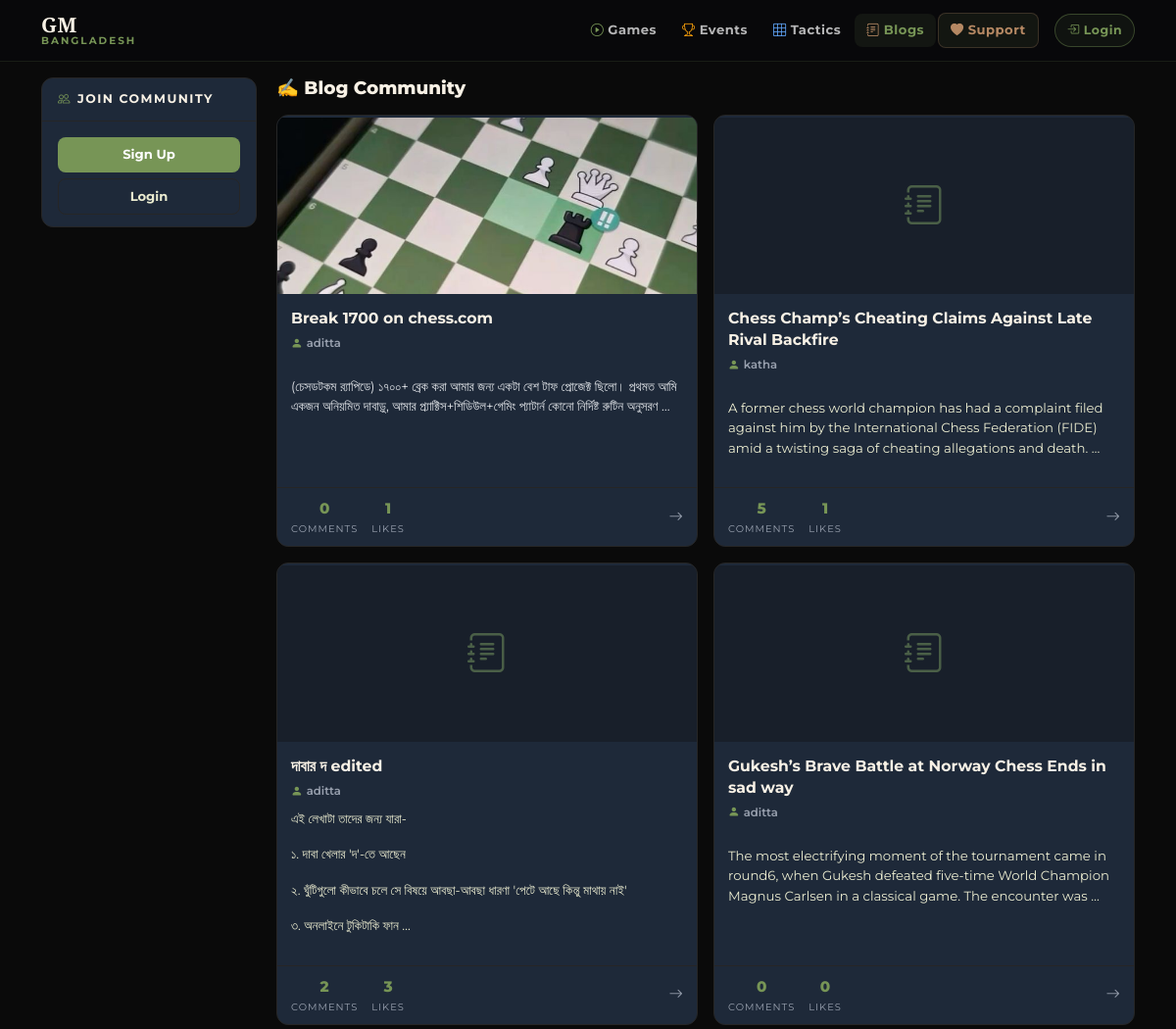
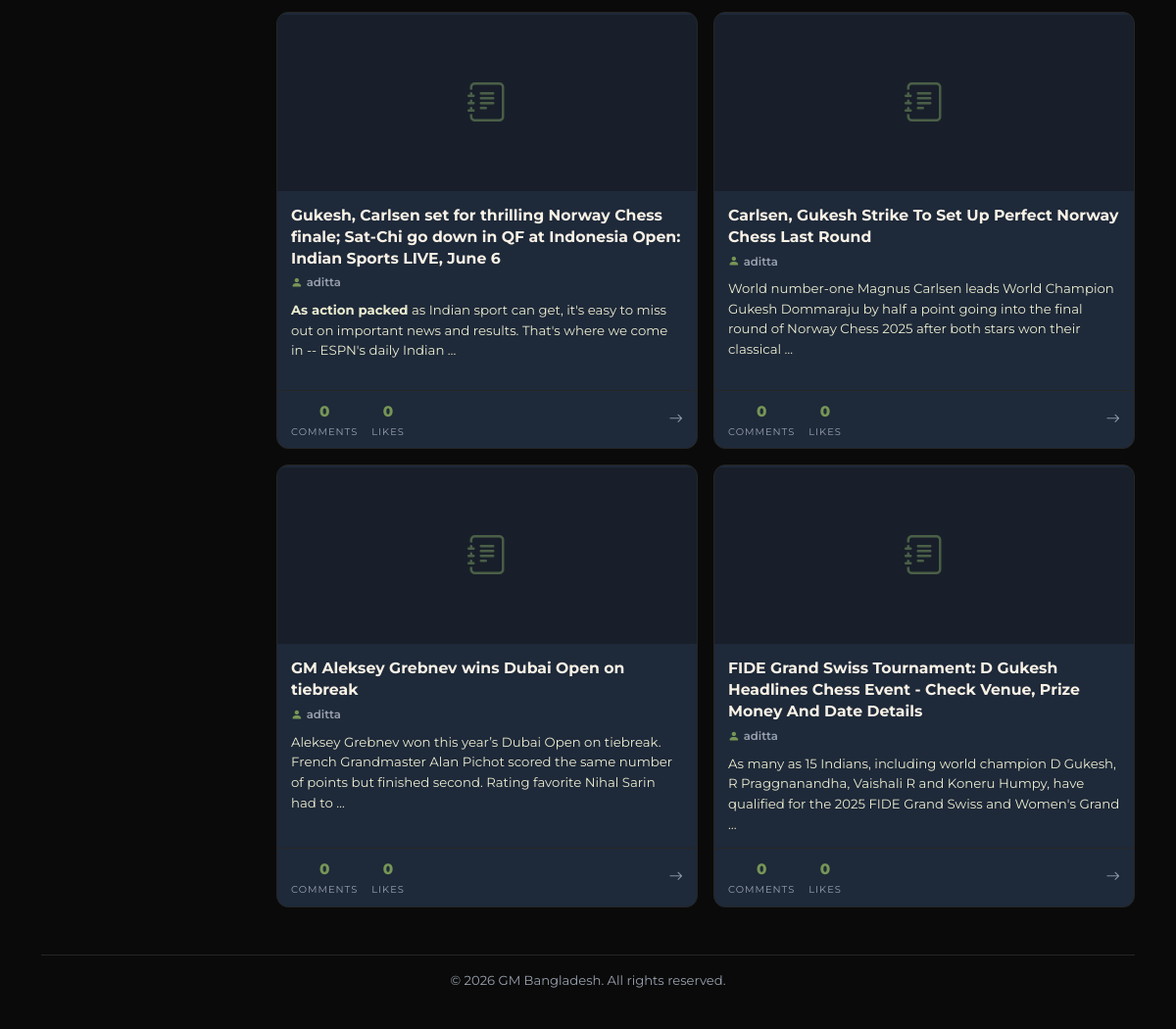
The app's page /blogs/ with its own data (2 pictures, top to bottom).
### news/models.py (models this page shows, shortened)
class Article(models.Model):
    title = models.CharField(max_length=200)
    slug = models.SlugField(unique=True, blank=True, max_length=200)
    content = CKEditor5Field('Text', config_name='extends')
    author = models.ForeignKey('auth.User', on_delete=models.CASCADE)
    image = models.ImageField(upload_to='articles/', blank=True, null=True)
    published_at = models.DateTimeField(auto_now_add=True)
    is_big_news = models.BooleanField(default=False)
    likes = models.ManyToManyField(User, related_name="liked_articles", blank=True)

### news/views.py (the view)
# urls.py: path('blogs/', views.all_blogs, name='all_blogs'),
def all_blogs(request):
    blogs = Article.objects.all().order_by('-published_at')  # newest first
    return render(request, 'news/article_list.html', {'blogs': blogs})

### news/templatetags/nw_filter.py (called while the page is built)
@register.filter(name='remove_img_tags')
def remove_img_tags(value):
    return re.sub(r'<img[^>]*>', '', value)

### news/templates/news/article_list.html (shortened to what this page needs)
{% extends "news/base.html" %}
{% load nw_filter %}
{% block content %}
<div class="blogs-layout">
  <div class="sidebar-panel">
    {% if request.user.is_authenticated %}
    <div class="sidebar-header">
      <i class="bi bi-journal-text"></i> {{ request.user.username }}'s Blog
    </div>
    <div class="sidebar-links">
      <a href="{% url 'user_blogs' request.user.username %}" class="sidebar-link">
        <i class="bi bi-person-lines-fill"></i> My Blogs
      </a>
      <a href="{% url 'all_blogs' %}" class="sidebar-link">
        <i class="bi bi-collection"></i> All Blogs
      </a>
    </div>
    <div class="sidebar-divider"></div>
    <a href="{% url 'write_article' %}" class="create-post-btn">
      <i class="bi bi-plus-circle"></i> Create Post
    </a>
    {% else %}
    <div class="sidebar-header">
      <i class="bi bi-people"></i> Join Community
    </div>
    <div style="padding:12px 8px 8px;">
      <a href="{% url 'register' %}" class="auth-btn auth-btn-primary">Sign Up</a>
      <a href="{% url 'login' %}"    class="auth-btn auth-btn-outline" style="margin-top:6px;display:block;text-align:center;text-decoration:none;padding:8px;border-radius:8px;border:1px solid var(--border);color:var(--chess-secondary);font-size:0.82rem;font-weight:700;">Login</a>
    </div>
    {% endif %}
  </div>
  <div>
    <div class="page-heading-row">
      <h2 class="page-heading">✍️ Blog Community</h2>
    </div>
    {% if blogs %}
    <div class="blog-grid">
      {% for blog in blogs %}
      <a href="{% url 'article_detail' slug=blog.slug %}" class="blog-card">
        {% if blog.image %}
        <img src="{{ blog.image.url }}" class="blog-card-img" alt="{{ blog.title }}">
        {% else %}
        <div class="blog-img-placeholder">
          <i class="bi bi-journal-text"></i>
        </div>
        {% endif %}
        <div class="blog-card-body">
          <div class="blog-card-title">{{ blog.title }}</div>
          <div class="blog-card-meta">
            <i class="bi bi-person-fill"></i> {{ blog.author.username }}
          </div>
          <div class="blog-card-excerpt">
            {{ blog.content|remove_img_tags|truncatewords:28|safe }}
          </div>
        </div>
        <div class="blog-card-footer">
          <div class="blog-card-stats">
            <div class="blog-stat">
              <span class="blog-stat-value">{{ blog.comments.count }}</span>
              <span class="blog-stat-label">Comments</span>
            </div>
            <div class="blog-stat">
              <span class="blog-stat-value">{{ blog.likes.count }}</span>
              <span class="blog-stat-label">Likes</span>
            </div>
          </div>
          <i class="bi bi-arrow-right blog-card-arrow"></i>
        </div>
      </a>
      {% endfor %}
    </div>
    {% endif %}
  </div>
</div>
{% endblock %}

### news/templates/news/base.html (style rules this page uses)
:root { --chess-dark: oklch(14.5% 0 0); --navbar-color: #09090b; --chess-light: #f8f1e5; --chess-primary: #779556; --chess-secondary: #ebecd0; --chess-accent: #b58863; --chess-red: #c84b4b; --dark-gray: #2a2a2a; --slate-gray: #4b4b4b; --light-gray: #a3a3a3; --warm-accent: #d76a6a; --cool-accent: #6aa8d7; --warm-orange: #d87a2a; --cool-teal: #2aa6a6; --card-color: oklch(27.8% .033 256.848); --color-gray-400: oklch(70.7% .022 261.325); --border: oklch(26.9% 0 0); --status: oklch(52.7% .154 150.069); --box: #232323; --move: #ebebeb; --move-hover: #b9b9b9; --move-active: #292b32b3; --notation-box: #0f1013b3; }
html, body { height: 100%; font-family: 'Montserrat', sans-serif; }
body { display: flex; flex-direction: column; background-color: var(--chess-dark); color: var(--chess-light); }
a { text-decoration: none; color: var(--chess-light); }

### news/templates/news/article_list.html (style rules this page uses)
.blogs-layout { display: grid; grid-template-columns: 220px 1fr; gap: 20px; align-items: start; }
.sidebar-panel { background: var(--card-color); border: 1px solid var(--border); border-radius: 12px; overflow: hidden; position: sticky; top: 16px; }
.sidebar-header { padding: 12px 16px; border-bottom: 1px solid var(--border); font-size: 0.78rem; font-weight: 700; letter-spacing: 1.5px; text-transform: uppercase; color: var(--chess-light); display: flex; align-items: center; gap: 6px; }
.sidebar-header i { color: var(--chess-primary); }
.auth-btn { display: block; width: calc(100% - 16px); margin: 4px 8px; padding: 8px; border-radius: 8px; font-size: 0.82rem; font-weight: 700; text-align: center; text-decoration: none; transition: all 0.18s; }
.auth-btn-primary { background: var(--chess-primary); color: #fff; border: none; }
.auth-btn-outline { background: transparent; color: var(--chess-secondary); border: 1px solid var(--border); }
.page-heading-row { display: flex; align-items: center; justify-content: space-between; margin-bottom: 16px; }
.page-heading { font-size: 1.15rem; font-weight: 800; color: var(--chess-light); margin: 0; }
.blog-grid { display: grid; grid-template-columns: repeat(auto-fill, minmax(290px, 1fr)); gap: 16px; }
.blog-card { background: var(--card-color); border: 1px solid var(--border); border-radius: 12px; overflow: hidden; display: flex; flex-direction: column; text-decoration: none; color: var(--chess-light); transition: transform 0.2s ease, border-color 0.2s ease, box-shadow 0.2s ease; animation: fadeInUp 0.45s ease-out both; }
.blog-card:nth-child(1) { animation-delay: 0.04s; }
.blog-card:nth-child(2) { animation-delay: 0.08s; }
.blog-card:nth-child(3) { animation-delay: 0.12s; }
.blog-card:nth-child(4) { animation-delay: 0.16s; }
.blog-card:nth-child(5) { animation-delay: 0.20s; }
.blog-card:nth-child(6) { animation-delay: 0.24s; }
.blog-card::before { content: ''; display: block; height: 2px; background: var(--chess-primary); opacity: 0; transition: opacity 0.2s; }
.blog-card-img { width: 100%; height: 180px; object-fit: cover; display: block; transition: transform 0.3s ease; }
.blog-img-placeholder { height: 180px; display: flex; align-items: center; justify-content: center; background: oklch(20% 0.015 256); color: var(--chess-primary); font-size: 2.5rem; opacity: 0.5; }
.blog-card-body { padding: 14px; flex: 1; display: flex; flex-direction: column; }
.blog-card-title { font-size: 0.98rem; font-weight: 700; color: var(--chess-light); line-height: 1.4; margin-bottom: 6px; }
.blog-card-meta { font-size: 0.73rem; color: var(--color-gray-400); font-weight: 600; margin-bottom: 8px; display: flex; align-items: center; gap: 4px; }
.blog-card-meta i { color: var(--chess-primary); }
.blog-card-excerpt { font-size: 0.83rem; color: var(--chess-secondary); line-height: 1.55; flex: 1; }
.blog-card-footer { padding: 10px 14px; border-top: 1px solid var(--border); display: flex; align-items: center; justify-content: space-between; }
.blog-card-stats { display: flex; gap: 14px; }
.blog-stat { display: flex; flex-direction: column; align-items: center; gap: 1px; }
.blog-stat-value { font-size: 0.95rem; font-weight: 800; color: var(--chess-primary); }
.blog-stat-label { font-size: 0.62rem; letter-spacing: 1px; text-transform: uppercase; color: var(--color-gray-400); }
.blog-card-arrow { color: var(--color-gray-400); font-size: 0.9rem; transition: all 0.15s; }

### records on screen
Article: image (picture), title "Break 1700 on chess.com", author.username "aditta", content|remove_img_tags "(চেসডটকম র‍্যাপিডে) ১৭০০+ ব্রেক করা আমার জন্য একটা বেশ টাফ প্রোজেক্ট ছিলো। প্রথমত আমি একজন অনিয়মিত দাবাড়ু, আমার প্র্যাক্টিস+শিডিউল+গেমিং প্যাটার্ন কোনো নির্দিষ্ট রুটিন অনুসরণ …", comments.count "0", likes.count "1"
Article: title "Chess Champ’s Cheating Claims Against Late Rival Backfire", author.username "katha", content|remove_img_tags "A former chess world champion has had a complaint filed against him by the International Chess Federation (FIDE) amid a twisting saga of cheating allegations and death. …", comments.count "5", likes.count "1"
Article: title "দাবার দ edited", author.username "aditta", content|remove_img_tags "এই লেখাটা তাদের জন্য যারা- ১. দাবা খেলার 'দ'-তে আছেন ২. ঘুঁটিগুলো কীভাবে চলে সে বিষয়ে আবছা-আবছা ধারণা 'পেটে আছে কিন্তু মাথায় নাই' ৩. অনলাইনে টুকিটাকি ফান …", comments.count "2", likes.count "3"
Article: title "Gukesh’s Brave Battle at Norway Chess Ends in sad way", author.username "aditta", content|remove_img_tags "The most electrifying moment of the tournament came in round6, when Gukesh defeated five-time World Champion Magnus Carlsen in a classical game. The encounter was …", comments.count "0", likes.count "0"
Article: title "Gukesh, Carlsen set for thrilling Norway Chess finale; Sat-Chi go down in QF at Indonesia Open: Indian Sports LIVE, June 6", author.username "aditta", content|remove_img_tags "As action packed as Indian sport can get, it's easy to miss out on important news and results. That's where we come in -- ESPN's daily Indian …", comments.count "0", likes.count "0"
Article: title "Carlsen, Gukesh Strike To Set Up Perfect Norway Chess Last Round", author.username "aditta", content|remove_img_tags "World number-one Magnus Carlsen leads World Champion Gukesh Dommaraju by half a point going into the final round of Norway Chess 2025 after both stars won their classical …", comments.count "0", likes.count "0"
Article: title "GM Aleksey Grebnev wins Dubai Open on tiebreak", author.username "aditta", content|remove_img_tags "Aleksey Grebnev won this year’s Dubai Open on tiebreak. French Grandmaster Alan Pichot scored the same number of points but finished second. Rating favorite Nihal Sarin had to …", comments.count "0", likes.count "0"
Article: title "FIDE Grand Swiss Tournament: D Gukesh Headlines Chess Event - Check Venue, Prize Money And Date Details", author.username "aditta", content|remove_img_tags "As many as 15 Indians, including world champion D Gukesh, R Praggnanandha, Vaishali R and Koneru Humpy, have qualified for the 2025 FIDE Grand Swiss and Women's Grand …", comments.count "0", likes.count "0"
